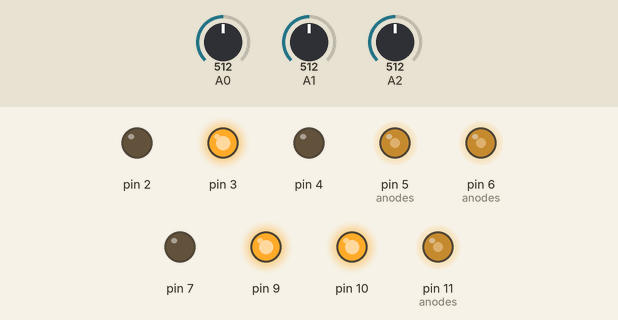
Simulated run of this sketch. Board: Arduino Uno, built with avr-gcc and run on an emulated ATmega328P. On the bench: output pins drawn as LEDs (lit = HIGH). The inputs (shaded band) are chosen by the test bench; at power-on: A0 = 512, A1 = 512, A2 = 512.

Above: at 1.2 s.
1.3 s: A0 set to 716
At 1.8 s:
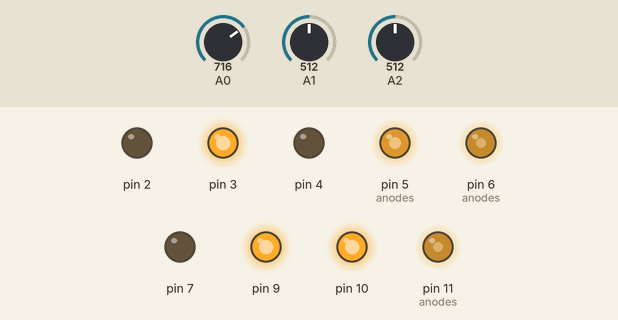
2.9 s: A1 set to 716
At 4.0 s:
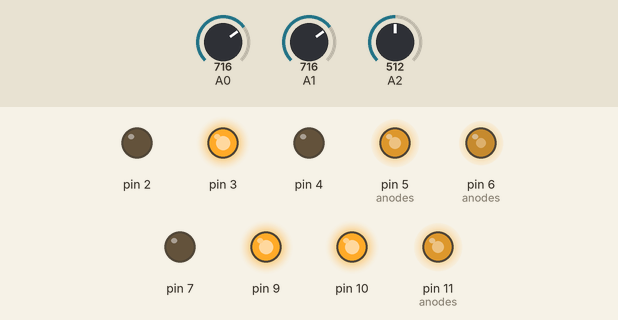
4.5 s: A2 set to 716
At 5.8 s:
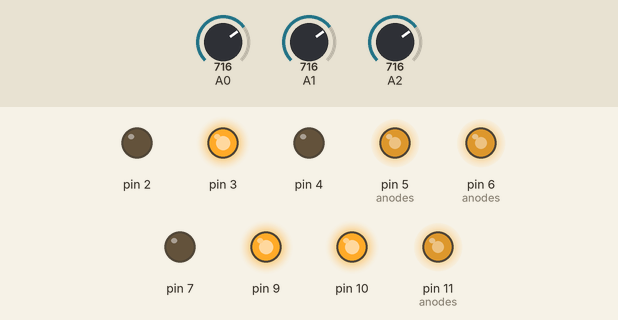
6.1 s: A0 set to 900
At 7.2 s:
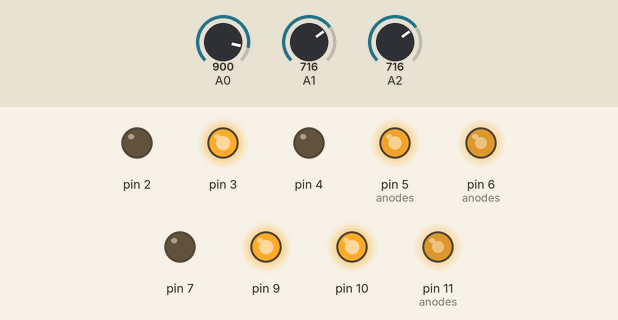
7.7 s: A1 set to 900
At 9.0 s:
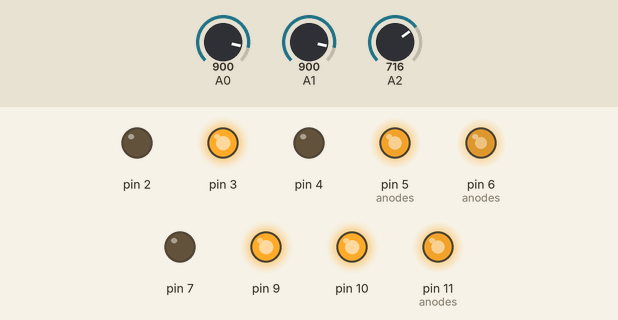
9.3 s: A2 set to 900
At 10.1 s:
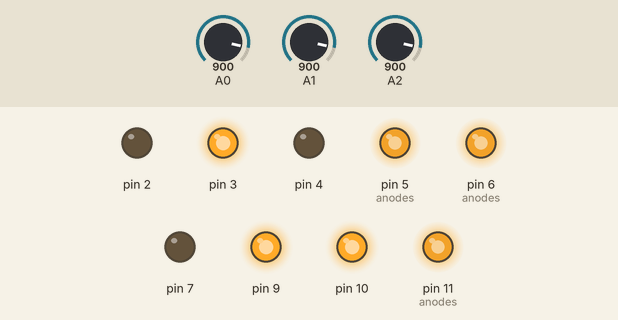
Timing chart, 0 to 11.8 s (numbered marks = the images above; inputs shaded):
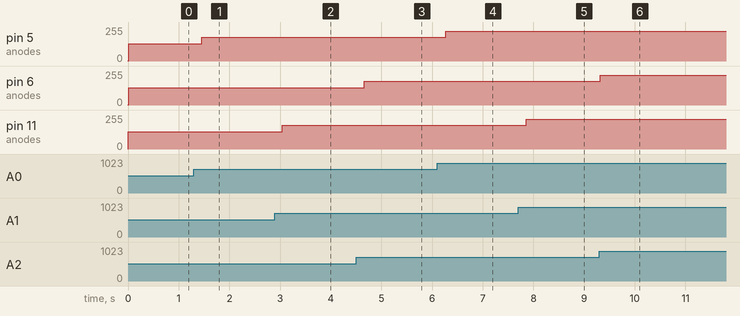

The sketch:

Vincent_Hu_03PWM.ino
```cpp
//P03r
//Vincent Hu

//Red
#define RL_AN 11 // Anode PWM
#define RP_HI 9  // Pot hi
#define RP_LO 4  // Pot lo
#define RP_ADC 1 // Pot ADC

//Green
#define GL_AN 6
#define GP_HI 10
#define GP_LO 7
#define GP_ADC 2

//Blue
#define BL_AN 5
#define BP_HI 3
#define BP_LO 2
#define BP_ADC 0

// Port ranges
#define ISPORTD(n) ((n) <= 7 && (n) >= 0)
#define ISPORTB(n) ((n) <= 13 && (n) >=8)

const int colors = 3;
int anodes[colors] = { RL_AN, GL_AN, BL_AN };
int pot_hi[colors] = { RP_HI, GP_HI, BP_HI };
int pot_lo[colors] = { RP_LO, GP_LO, BP_LO };
int adc[colors]    = { RP_ADC, GP_ADC, BP_ADC};

void setup()

{
  Serial.begin(9600); // opens serial port, sets data rate to 9600 baud

  // Set up pins
  for(int i = 0; i < colors; i++)
  {
    configPinDDR(anodes[i], 1); // PWM pin

    configPinDDR(pot_lo[i], 1); // Pot Low
    configPinPort(pot_lo[i], 0);

    configPinDDR(pot_hi[i], 1); //Pot high
    configPinPort(pot_hi[i], 1);
  }
}

int timecnt; //used for printing vals
int RADC_val, GADC_val, BADC_val;
int* ADC_vals[colors] = { &RADC_val, &GADC_val, &BADC_val };

void loop()

{

  // Read value from ADC and convert then write to 8-bit PWM
  for(int i = 0; i < colors; i++)
  {
    *ADC_vals[i] = ADC8(adc[i]);

    // PWM func doesn't use this
    if(anodes[i] == RL_AN)
    {
      analogWrite(anodes[i], *ADC_vals[i]);
    }
    // Pins 5 and 6 use PWM func
    else
    {
       PWM(anodes[i], *ADC_vals[i]);
    }
  }

  // Only print vals every second and reset timecnt.
  if(timecnt == 1000)
  {
   printVals();
   timecnt = 0;
  }

  //Update color every 10 ms.
  delay(10);
  timecnt+=10;

}

void PWM(int chan_num, int PWM_val)
{

  // 0x05: delay(62) or 62 millis() ~ 1 second
   TCCR0A = _BV(COM0A1) | _BV(COM0B1) | _BV(WGM01) | _BV(WGM00);  //to use fast pwn on timer 0
   TCCR0B = _BV(CS00) | _BV(CS02); //to use prescale 1024
   if(chan_num == 6)
   {
     OCR0A = PWM_val;
   }
   if(chan_num == 5)
   {
     OCR0B = PWM_val;
   }
}

int ADC8(int pin)
{
  ADMUX = pin;        // Set mux to pin number
  ADMUX |= (1 << REFS0); // Set internal reference voltage (5V)

  ADCSRA |= 1 << ADEN; // Enable analog-digital conversion
  ADCSRA |= 7;         // Set ADPS to 10bit precision
  ADCSRA |= 1 << ADSC; // ADC start conversion

  while(bit_is_set(ADCSRA, ADSC)); // Wait for conversion...

  uint8_t low, high;
  low = ADCL;
  high = ADCH;

  // Combine and return the two bytes
  return ((high << 8) | low)/4;
}

// Sets voltage settings for pin
void configPinPort(int pin, int val)
{
  if(ISPORTB(pin))
  {
   pin -= 8;
   PORTB |= val<<pin;
  }
  else if(ISPORTD(pin))
  {
    PORTD |= val<<pin;
  }
}

// Sets input/output settings for pin
void configPinDDR(int pin, int val)
{
  if(ISPORTB(pin))
  {
   pin -= 8;
   DDRB |= val<<pin;
  }
  else if(ISPORTD(pin))
  {
    DDRD |= val<<pin;
  }
}

void printVals()
{
  Serial.print("RED: ");
  Serial.println(RADC_val/4);

  Serial.print("GREEN: ");
  Serial.println(GADC_val/4);

  Serial.print("BLUE: ");
  Serial.println(BADC_val/4);

  Serial.println();
}
```

Measured:
- after the input at 1.3 s, pin 5 (anodes): 128/255 → 179/255 after 0.15 s
- after the input at 2.9 s, pin 11 (anodes): 128/255 → 179/255 after 0.15 s
- after the input at 4.5 s, pin 6 (anodes): 128/255 → 179/255 after 0.16 s
- after the input at 6.1 s, pin 5 (anodes): 179/255 → 225/255 after 0.17 s
- after the input at 7.7 s, pin 11 (anodes): 179/255 → 225/255 after 0.16 s
- after the input at 9.3 s, pin 6 (anodes): 179/255 → 225/255 at once
